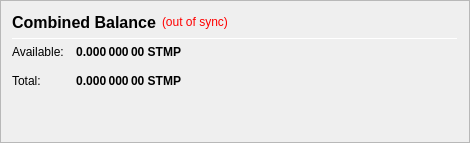
                   <widget class="QFrame" name="frame_CombinedBalances">
                    <property name="minimumSize">
                     <size>
                      <width>470</width>
                      <height>0</height>
                     </size>
                    </property>
                    <property name="frameShape">
                     <enum>QFrame::StyledPanel</enum>
                    </property>
                    <property name="frameShadow">
                     <enum>QFrame::Raised</enum>
                    </property>
                    <layout class="QVBoxLayout" name="verticalLayout_5">
                     <item>
                      <layout class="QHBoxLayout" name="horizontalLayout_5" stretch="0,0,0">
                       <item>
                        <widget class="QLabel" name="label_5z">
                         <property name="minimumSize">
                          <size>
                           <width>0</width>
                           <height>20</height>
                          </size>
                         </property>
                         <property name="font">
                          <font>
                           <pointsize>12</pointsize>
                           <weight>75</weight>
                           <bold>true</bold>
                          </font>
                         </property>
                         <property name="toolTip">
                          <string>Combined Balance (including unconfirmed and immature coins)</string>
                         </property>
                         <property name="text">
                          <string>Combined Balance</string>
                         </property>
                        </widget>
                       </item>
                       <item>
                        <widget class="QLabel" name="labelWalletStatus">
                         <property name="cursor">
                          <cursorShape>WhatsThisCursor</cursorShape>
                         </property>
                         <property name="toolTip">
                          <string>The displayed information may be out of date. Your wallet automatically synchronizes with the STOMP network after a connection is established, but this process has not completed yet.</string>
                         </property>
                         <property name="styleSheet">
                          <string notr="true">QLabel { color: red; }</string>
                         </property>
                         <property name="text">
                          <string notr="true">(out of sync)</string>
                         </property>
                         <property name="alignment">
                          <set>Qt::AlignLeading|Qt::AlignLeft|Qt::AlignVCenter</set>
                         </property>
                        </widget>
                       </item>
                       <item>
                        <spacer name="horizontalSpacer_1">
                         <property name="orientation">
                          <enum>Qt::Horizontal</enum>
                         </property>
                         <property name="sizeHint" stdset="0">
                          <size>
                           <width>40</width>
                           <height>20</height>
                          </size>
                         </property>
                        </spacer>
                       </item>
                      </layout>
                     </item>
                     <item>
                      <widget class="Line" name="line_CombinedBalance">
                       <property name="minimumSize">
                        <size>
                         <width>0</width>
                         <height>1</height>
                        </size>
                       </property>
                       <property name="maximumSize">
                        <size>
                         <width>16777215</width>
                         <height>1</height>
                        </size>
                       </property>
                       <property name="orientation">
                        <enum>Qt::Horizontal</enum>
                       </property>
                      </widget>
                     </item>
                     <item>
                      <layout class="QGridLayout" name="gridLayout_3">
                       <property name="spacing">
                        <number>12</number>
                       </property>
                       <item row="1" column="0">
                        <widget class="QLabel" name="labelBalanceTextz">
                         <property name="text">
                          <string>Available:</string>
                         </property>
                        </widget>
                       </item>
                       <item row="1" column="1">
                        <widget class="QLabel" name="labelBalancez">
                         <property name="font">
                          <font>
                           <weight>75</weight>
                           <bold>true</bold>
                          </font>
                         </property>
                         <property name="cursor">
                          <cursorShape>IBeamCursor</cursorShape>
                         </property>
                         <property name="toolTip">
                          <string>Your current spendable balance</string>
                         </property>
                         <property name="text">
                          <string notr="true">0.000 000 00 STMP</string>
                         </property>
                         <property name="alignment">
                          <set>Qt::AlignRight|Qt::AlignTrailing|Qt::AlignVCenter</set>
                         </property>
                         <property name="textInteractionFlags">
                          <set>Qt::LinksAccessibleByMouse|Qt::TextSelectableByKeyboard|Qt::TextSelectableByMouse</set>
                         </property>
                        </widget>
                       </item>
                       <item row="2" column="0">
                        <widget class="QLabel" name="labelTotalTextz">
                         <property name="text">
                          <string>Total:</string>
                         </property>
                        </widget>
                       </item>
                       <item row="2" column="1">
                        <widget class="QLabel" name="labelTotalz">
                         <property name="font">
                          <font>
                           <weight>75</weight>
                           <bold>true</bold>
                          </font>
                         </property>
                         <property name="cursor">
                          <cursorShape>IBeamCursor</cursorShape>
                         </property>
                         <property name="toolTip">
                          <string>Total Balance, including all unavailable coins.</string>
                         </property>
                         <property name="text">
                          <string notr="true">0.000 000 00 STMP</string>
                         </property>
                         <property name="alignment">
                          <set>Qt::AlignRight|Qt::AlignTrailing|Qt::AlignVCenter</set>
                         </property>
                         <property name="textInteractionFlags">
                          <set>Qt::LinksAccessibleByMouse|Qt::TextSelectableByKeyboard|Qt::TextSelectableByMouse</set>
                         </property>
                        </widget>
                       </item>
                       <item row="2" column="3">
                        <spacer name="horizontalSpacer_2">
                         <property name="orientation">
                          <enum>Qt::Horizontal</enum>
                         </property>
                         <property name="sizeHint" stdset="0">
                          <size>
                           <width>40</width>
                           <height>20</height>
                          </size>
                         </property>
                        </spacer>
                       </item>
                      </layout>
                     </item>
                     <item>
                      <spacer name="verticalSpacer_1">
                       <property name="orientation">
                        <enum>Qt::Vertical</enum>
                       </property>
                       <property name="sizeHint" stdset="0">
                        <size>
                         <width>20</width>
                         <height>40</height>
                        </size>
                       </property>
                      </spacer>
                     </item>
                    </layout>
                   </widget>
